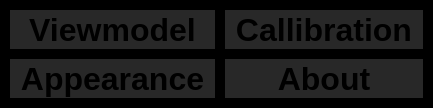
         <widget class="QWidget" name="page_settings">
          <property name="styleSheet">
           <string notr="true">background: rgb(0,0,0);</string>
          </property>
          <layout class="QGridLayout" name="gridLayout_2">
           <property name="leftMargin">
            <number>10</number>
           </property>
           <property name="topMargin">
            <number>10</number>
           </property>
           <property name="rightMargin">
            <number>10</number>
           </property>
           <property name="bottomMargin">
            <number>10</number>
           </property>
           <property name="spacing">
            <number>10</number>
           </property>
           <item row="0" column="1">
            <widget class="QToolButton" name="btn_calibration">
             <property name="sizePolicy">
              <sizepolicy hsizetype="Minimum" vsizetype="Expanding">
               <horstretch>0</horstretch>
               <verstretch>0</verstretch>
              </sizepolicy>
             </property>
             <property name="font">
              <font>
               <pointsize>24</pointsize>
               <weight>75</weight>
               <bold>true</bold>
              </font>
             </property>
             <property name="styleSheet">
              <string notr="true">QToolButton#btn_calibration {
    background-color: #282828;
	border-radius: 20px;
}
QToolButton#btn_calibration:pressed {
	background-color: #3f3f3f;
}</string>
             </property>
             <property name="text">
              <string>Callibration</string>
             </property>
             <property name="autoRaise">
              <bool>true</bool>
             </property>
            </widget>
           </item>
           <item row="1" column="1">
            <widget class="QToolButton" name="btn_about">
             <property name="sizePolicy">
              <sizepolicy hsizetype="Minimum" vsizetype="Expanding">
               <horstretch>0</horstretch>
               <verstretch>0</verstretch>
              </sizepolicy>
             </property>
             <property name="font">
              <font>
               <pointsize>24</pointsize>
               <weight>75</weight>
               <bold>true</bold>
              </font>
             </property>
             <property name="styleSheet">
              <string notr="true">QToolButton#btn_about {
    background-color: #282828;
	border-radius: 20px;
}
QToolButton#btn_about:pressed {
	background-color: #3f3f3f;
}</string>
             </property>
             <property name="text">
              <string>About</string>
             </property>
             <property name="autoRaise">
              <bool>true</bool>
             </property>
            </widget>
           </item>
           <item row="1" column="0">
            <widget class="QToolButton" name="btn_appearance">
             <property name="sizePolicy">
              <sizepolicy hsizetype="Minimum" vsizetype="Expanding">
               <horstretch>0</horstretch>
               <verstretch>0</verstretch>
              </sizepolicy>
             </property>
             <property name="font">
              <font>
               <pointsize>24</pointsize>
               <weight>75</weight>
               <bold>true</bold>
              </font>
             </property>
             <property name="styleSheet">
              <string notr="true">QToolButton#btn_appearance {
    background-color: #282828;
	border-radius: 20px;
}
QToolButton#btn_appearance:pressed {
	background-color: #3f3f3f;
}</string>
             </property>
             <property name="text">
              <string>Appearance</string>
             </property>
             <property name="autoRaise">
              <bool>true</bool>
             </property>
            </widget>
           </item>
           <item row="0" column="0">
            <widget class="QToolButton" name="btn_viewmodel">
             <property name="sizePolicy">
              <sizepolicy hsizetype="Minimum" vsizetype="Expanding">
               <horstretch>0</horstretch>
               <verstretch>0</verstretch>
              </sizepolicy>
             </property>
             <property name="font">
              <font>
               <pointsize>24</pointsize>
               <weight>75</weight>
               <bold>true</bold>
              </font>
             </property>
             <property name="styleSheet">
              <string notr="true">QToolButton#btn_viewmodel {
    background-color: #282828;
	border-radius: 20px;
}
QToolButton#btn_viewmodel:pressed {
	background-color: #3f3f3f;
}</string>
             </property>
             <property name="text">
              <string>Viewmodel</string>
             </property>
             <property name="autoRaise">
              <bool>true</bool>
             </property>
            </widget>
           </item>
          </layout>
         </widget>
